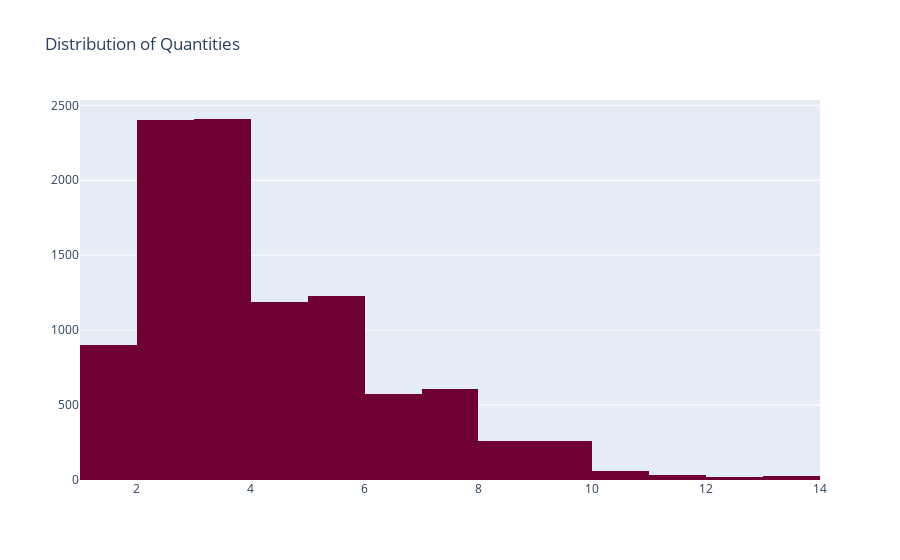

Write notebook code for a chart like this one.
### Code cell
#Distribution of Quantity
trace=go.Histogram(x=superstore_df.Quantity,xbins=dict(start=np.min(superstore_df.Quantity),size=1,end=np.max(superstore_df.Quantity)),marker=dict(color='rgb(110,0,50)'))

layout=go.Layout(
    title='Distribution of Quantities'
)

fig=go.Figure(data=go.Data([trace]),layout=layout)
fig.show()

### Figure 1 — Plotly figure (JSON) as saved in the notebook; plotly's stock layout.template omitted (floating-point values rounded to 4 significant figures; data arrays with more than 128 entries replaced by an {"elided": "..."} marker saying what was removed)
{"data": [{"marker": {"color": "rgb(110,0,50)"}, "type": "histogram", "x": {"elided": "9994 int values"}, "xbins": {"end": 14, "size": 1, "start": 1}}], "layout": {"title": {"text": "Distribution of Quantities"}}}
